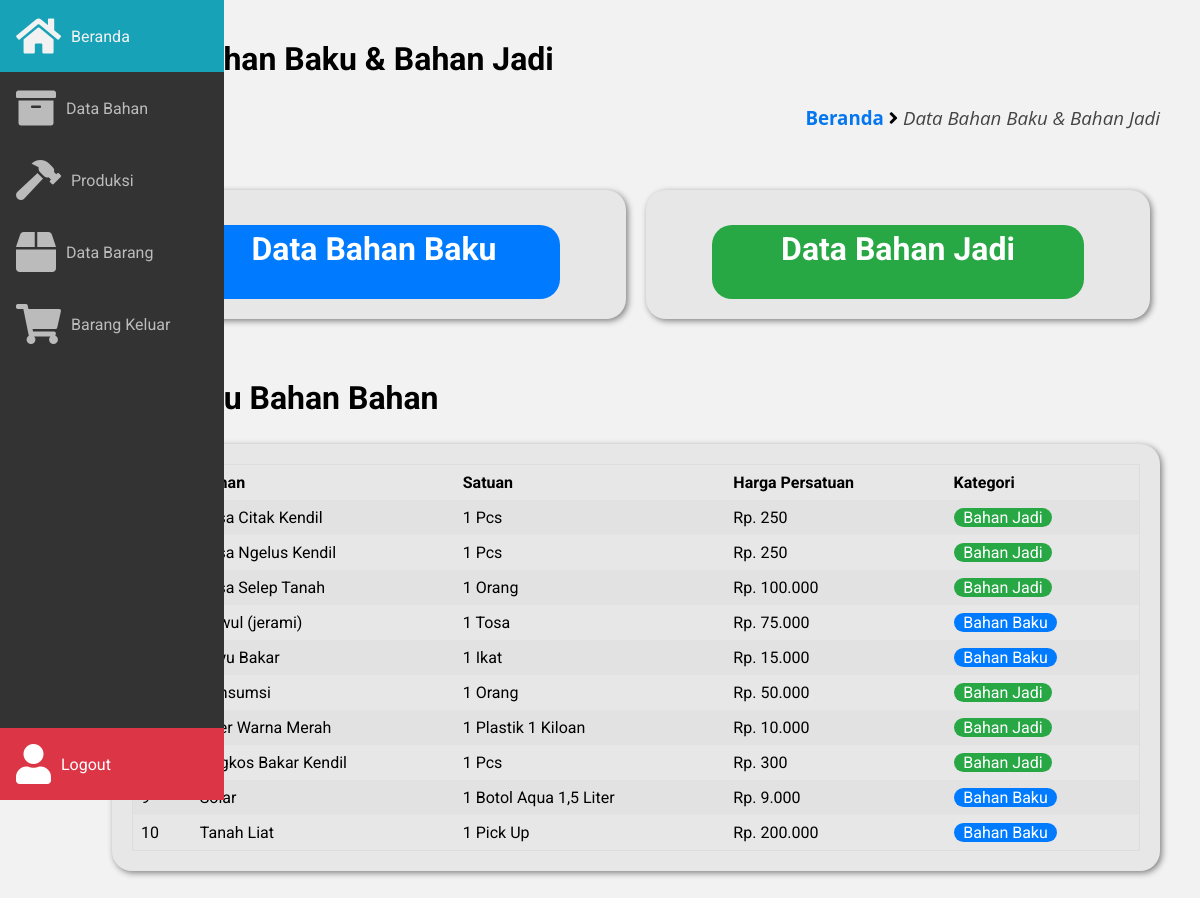
The app's page /frontend/bahan/index.php with its own data.
### tables this page shows
CREATE TABLE `bahan` (
  `id_bahan` int(11) NOT NULL,
  `nama_bahan` varchar(100) NOT NULL,
  `tgl` date NOT NULL,
  `kuantitas` int(12) NOT NULL,
  `satuan` varchar(100) NOT NULL,
  `harga` int(11) NOT NULL,
  `kategori` varchar(100) NOT NULL
);

### frontend/bahan/index.php (the view, shortened to what this page needs)
<!DOCTYPE html>
<html lang="pt-BR">
	<head>
		<link rel="stylesheet" href="https://pro.fontawesome.com/releases/v5.10.0/css/all.css"/>
		<link
			rel="stylesheet"
			href="https://cdn.materialdesignicons.com/4.9.95/css/materialdesignicons.min.css"
		/>
		<link rel="stylesheet" href="../../assets/css/main.css" />
		<link rel="stylesheet" href="../../assets/css/style.css" />
		<link rel="stylesheet" href="../../assets/css/sidebar.css" />
	</head>
	<body>
		<?php
			include '../layout/sidebar.php';
		?>
		<main class="main">
			<section>
				<h2>Data Bahan Baku & Bahan Jadi</h2>
				<div class="breadcrumb">
						<h3>
							<a href="../../beranda.php?page=beranda">Beranda</a> <i class="fa fa-angle-right"></i>
							<span class="akhir-link-breadcrumb">Data Bahan Baku & Bahan Jadi</span>
						</h3>
				</div>
				<div class="container">
					<div class="baris baris-tengah">
						<div class="kolom-50-kiri">
							<div class="box-konten-radius backgorund-e7 padding-20">
								<center>
									<a href="bhn_baku/index.php?page=bahan">
										<div class="box-header-radius-80 background-biru teks-putih">
											<h2>Data Bahan Baku</h2>
										</div>
									</a>
								</center>
							</div>
						</div>
						<div class="kolom-50-kanan">
							<div class="box-konten-radius backgorund-e7 padding-20">
								<center>
									<a href="bhn_jadi/index.php?page=bahan">
										<div class="box-header-radius-80 background-hijau teks-putih">
											<h2>Data Bahan Jadi</h2>
										</div>
									</a>
								</center>
							</div>
						</div>
						<div class="kolom-100 margin-top-50">
							<h2>Pratinjau Bahan Bahan</h2>
							<div class="box-konten-radius backgorund-e7 padding-20">
								<div class="table-box">
									<table class="table-responsive">
										<tr>
											<th>No</th>
											<th>Bahan</th>
											<th>Satuan</th>
											<th>Harga Persatuan</th>
											<th>Kategori</th>
										</tr>
										<?php
											include '../../database/koneksi.php';
											$no     = 1;
											$sql    = "SELECT * FROM bahan ORDER BY nama_bahan ASC LIMIT 10";
											$query  = mysqli_query($host, $sql);
											while ($listBahan = mysqli_fetch_assoc($query) ) {
										?>
										<tr>
											<td><?php echo $no++ ?></td>
											<td><?php echo $listBahan['nama_bahan'] ?></td>
											<td><?php echo $listBahan['kuantitas'] . " " . $listBahan['satuan'] ?></td>
											<td><?php echo "Rp. " . number_format($listBahan['harga'], 0, ',' , '.') ?></td>
											<td>
												<?php
													if ($listBahan['kategori'] == 'bahan baku') {
														echo "<span class='lencana-radius lencana-biru'>" . ucwords(strtolower($listBahan['kategori']))  ."</span>";
													} else {
														echo "<span class='lencana-radius lencana-hijau'>" . ucwords(strtolower($listBahan['kategori'])) ."</span>";
													}
												?>
											</td>
										</tr>
										<?php } ?>
									</table>
								</div>
							</div>
						</div>
					</div>
				</div>
			</section>
		</main>
	</body>
</html>

### assets/css/main.css (style rules this page uses)
:root { --sidebar-width: 4.5em; }
body { margin: 0; padding: 0; font-family: 'Roboto'; }
* { outline: none; box-sizing: border-box; }
.main { margin-left: auto; margin-right: auto; max-width: 100%; padding: 1.5em 1.5em; }
.main h2 { font-size: 2em; margin-top: 0px; }
@media (min-width: 572px) { .main { margin-left: var(--sidebar-width); } }
@media (min-width: 992px) { .main { padding: 2.5em; } }

### assets/css/style.css (style rules this page uses)
body { background-color: #f2f2f2; }
.breadcrumb { text-align: right; font-family: open sans; margin-bottom: 50px; }
.akhir-link-breadcrumb { font-weight: 400; font-style: italic; color: #444; }
.breadcrumb a { color: #0376f0; }
.table-box { overflow-x:auto !important; }
.table-responsive { border-collapse: collapse; border-spacing: 0; width: 100%; border: 1px solid #ddd; }
.table-responsive, th, td { text-align: left; padding: 8px; }
.table-responsive tr:nth-child(even) { background-color: #e2e2e2 !important }
.background-biru { background-color: #007bff !important; }
.background-hijau { background-color: #28a745 !important; }
.backgorund-e7 { background-color: #e7e7e7 !important; }
.teks-putih { color: #ffffff !important; }
.lencana-biru { color: #fff; background-color: #007bff; }
.lencana-hijau { color: #fff; background-color: #28a745; }
.lencana-radius { padding-right: 0.6em; padding-left: 0.6em; border-radius: 10rem; }
.box-konten-radius { width: 100%; height: auto; border-radius: 20px; overflow: hidden; box-shadow: 2px 2px 6px grey; }
.box-header-radius-80 { width: 80%; margin-top: 15px; background-color: white; border-radius: 20px; padding: 5px; }
a { text-decoration: none; }
.container { width: 100%; padding-right: 15px; padding-left: 15px; margin-right: auto; margin-left: auto; }
.baris { display: -ms-flexbox; display: flex; -ms-flex-wrap: wrap; flex-wrap: wrap; margin-right: -15px; margin-left: -15px; }
.baris-tengah { -ms-flex-pack: center !important; justify-content: center !important; }
.margin-top-50 { margin-top: 50px !important; }
.padding-20 { padding: 20px !important; }
@media screen and (min-width: 400px) { .container { max-width: 400px; } }
@media screen and (min-width: 400px) { .kolom-100 { width: 100% !important; } }
@media screen and (min-width: 400px) { .kolom-50-kanan { padding: 10px; width: 100% !important; float: right !important; } }
@media screen and (min-width: 400px) { .kolom-50-kiri { padding: 10px; width: 100% !important; float: left !important; } }
@media (min-width: 576px) { .container { max-width: 540px; } }
@media (min-width: 768px) { .container { max-width: 720px; } }
@media (min-width: 992px) { .container { max-width: 960px; } }
@media (min-width: 1200px) { .container { max-width: 1140px; } }
@media (min-width: 1200px) { .kolom-100 { width: 100% !important; } }
@media (min-width: 1200px) { .kolom-50-kanan { padding: 10px; width: 50% !important; float: right !important; } }
@media (min-width: 1200px) { .kolom-50-kiri { padding: 10px; width: 50% !important; float: left !important; } }

### records on screen
bahan: nama_bahan "Jasa Citak Kendil", kuantitas "1", satuan "Pcs", harga "250", kategori "Bahan Jadi"
bahan: nama_bahan "Jasa Ngelus Kendil", kuantitas "1", satuan "Pcs", harga "250", kategori "Bahan Jadi"
bahan: nama_bahan "Jasa Selep Tanah", kuantitas "1", satuan "Orang", harga "100.000", kategori "Bahan Jadi"
bahan: nama_bahan "Kawul (jerami)", kuantitas "1", satuan "Tosa", harga "75.000", kategori "Bahan Baku"
bahan: nama_bahan "Kayu Bakar", kuantitas "1", satuan "Ikat", harga "15.000", kategori "Bahan Baku"
bahan: nama_bahan "Konsumsi", kuantitas "1", satuan "Orang", harga "50.000", kategori "Bahan Jadi"
bahan: nama_bahan "Oker Warna Merah", kuantitas "1", satuan "Plastik 1 Kiloan", harga "10.000", kategori "Bahan Jadi"
bahan: nama_bahan "Ongkos Bakar Kendil", kuantitas "1", satuan "Pcs", harga "300", kategori "Bahan Jadi"
bahan: kuantitas "1", satuan "Botol Aqua 1,5 Liter", harga "9.000", kategori "Bahan Baku"
bahan: nama_bahan "Tanah Liat", kuantitas "1", satuan "Pick Up", harga "200.000", kategori "Bahan Baku"
